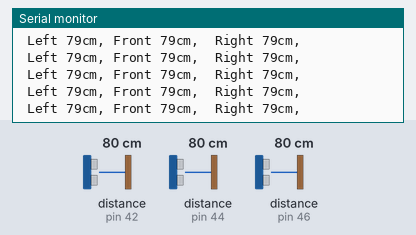
Recording of a sketch running on a simulated Arduino Mega 2560, built with avr-gcc and run on an emulated ATmega2560. Shown: the last lines printed to the serial monitor. Wiring (inferred from the names in the program): 3 × ultrasonic range finder: trigger pin 43, echo pin 42 / trigger pin 45, echo pin 44 / trigger pin 47, echo pin 46. The test bench sets the inputs (shaded band); at power-on: distance to the obstacle (sensors on pin 42, pin 44, pin 46) 80 cm. The echo pulse lasts 58.3 µs per cm.

Above: at 1.2 s.
1.3 s: distance to the obstacle (sensor on pin 42) set to 2 cm
At 1.67 s:
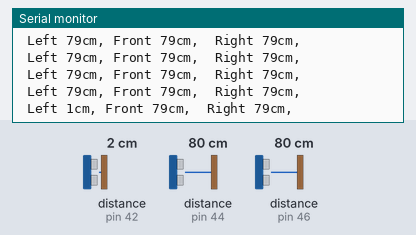
4.3 s: distance to the obstacle (sensor on pin 44) set to 35 cm
At 4.42 s:
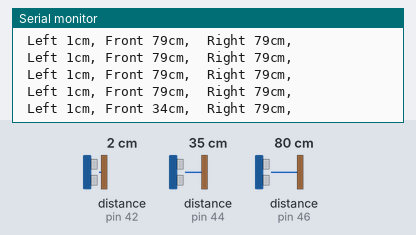
7.3 s: distance to the obstacle (sensor on pin 46) set to 250 cm
At 7.56 s:
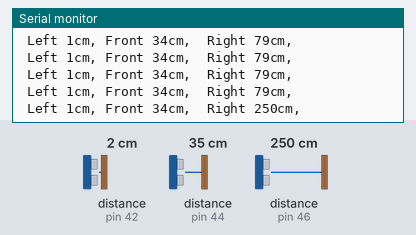
10.3 s: distance to the obstacle (sensor on pin 42) set to 120 cm
At 10.41 s:
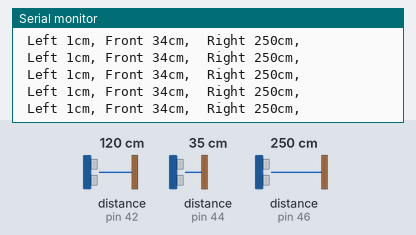
13.3 s: distance to the obstacle (sensor on pin 44) set to 120 cm
At 13.35 s:
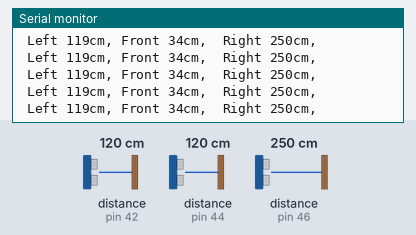
16.3 s: distance to the obstacle (sensor on pin 46) set to 18 cm
At 16.35 s:
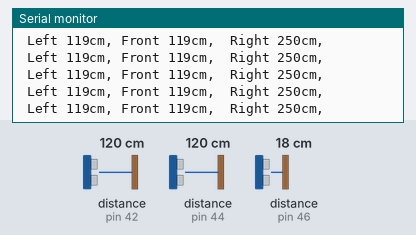
Timing chart, 0 to 19.3 s (numbered marks = the images above; inputs shaded):
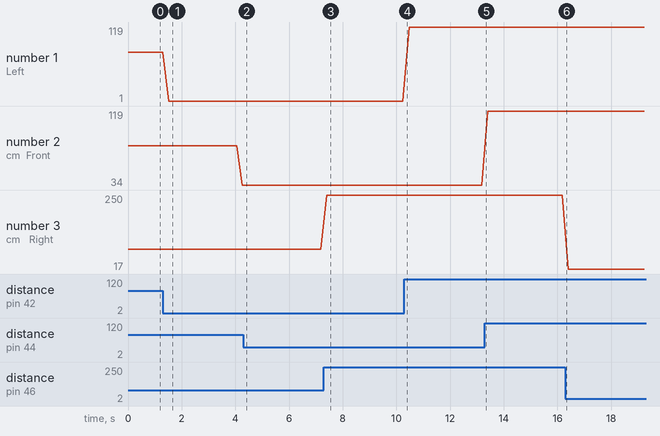

The sketch:

hc-sr04.ino
```cpp
int PINGEcho[]={42,44,46};//left,front/right
int PINGTrig[]={43,45,47};
char *pingString[] = {" Left ","Front ", " Right "};
void setup() {
  // put your setup code here, to run once:
unsigned long echo;

 Serial.begin (9600);
 pinMode(PINGTrig[0], OUTPUT);
  pinMode(PINGEcho[0], INPUT);

  pinMode(PINGTrig[1], OUTPUT);
  pinMode(PINGEcho[1], INPUT);

  pinMode(PINGTrig[2], OUTPUT);
  pinMode(PINGEcho[2], INPUT);
  //Определяем вводы и выводы
}

unsigned long ping(int index)
{
  unsigned long echo,cm;

 digitalWrite(PINGTrig[index], LOW);


  delayMicroseconds(5);

  digitalWrite(PINGTrig[index], HIGH);


  // Выставив высокий уровень сигнала, ждем около 10 микросекунд. В этот момент датчик будет посылать сигналы с частотой 40 КГц.
  delayMicroseconds(10);
  digitalWrite(PINGTrig[index], LOW);
  echo = pulseIn(PINGEcho[index], HIGH);
  cm = (echo / 2) / 29.1;
  return cm ; //convert to CM then to inches
}

void loop() {
   unsigned long ultrasoundValue;
  for(int i=0; i < 3; i++){
    ultrasoundValue = ping(i);
    Serial.print(pingString[i]);
    Serial.print(ultrasoundValue);
    Serial.print("cm, ");
    delay(50);

  }
  Serial.println();
  delay(50);
  // put your main code here, to run repeatedly:

}
```

Measured:
- after the input at 1.3 s, the serial monitor: prints a new line after 0.21 s (image 1)
- after the input at 7.3 s, the serial monitor: prints a new line after 0.10 s (image 3)
- plotted number 1: 79 → 1 after the input at 1.3 s, 1 → 119 after the input at 10.3 s
- plotted number 2: 79 → 34 after the input at 1.3 s
- plotted number 3: 79 → 250 after the input at 7.3 s, 250 → 17 after the input at 16.3 s
